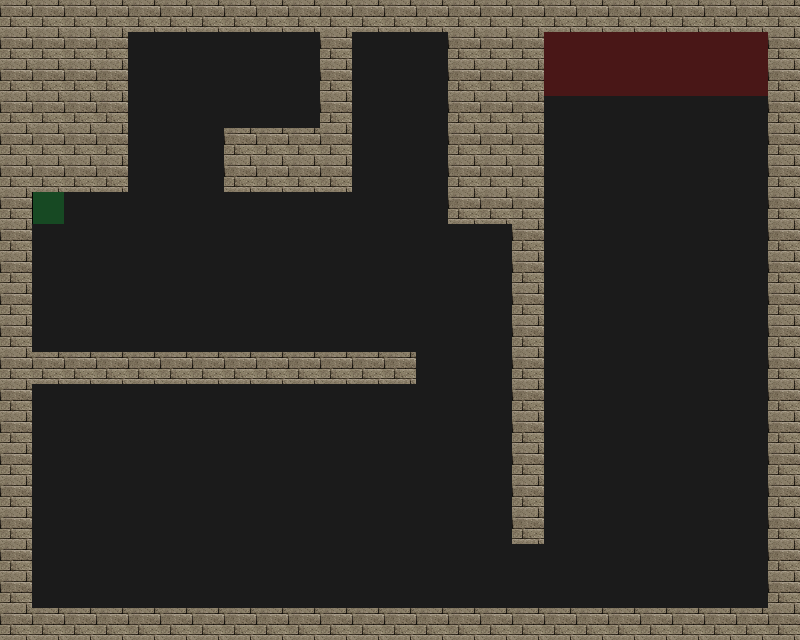

This is a level from a 2D game, rendered from its Tiled map with the project's own tilesets. A one-line summary and the complete map file follow:
An orthogonal 25x20 tile map with 32x32 px tiles, 4 tile layers (Road, Trap, Wall, Utility), 4 tilesets.

<map version="2017.05.16" orientation="orthogonal" renderorder="right-down" width="25" height="20" tilewidth="32" tileheight="32" nextobjectid="1">
 <tileset firstgid="1" source="tilesets/meta.tsx" />
 <tileset firstgid="3" source="tilesets/road.tsx" />
 <tileset firstgid="4" source="tilesets/traps.tsx" />
 <tileset firstgid="196" source="tilesets/wallsandroofs.tsx" />
 <layer name="Road" width="25" height="20">
  <data encoding="csv">
3,3,3,3,3,3,3,3,3,3,3,3,3,3,3,3,3,3,3,3,3,3,3,3,3,
3,3,3,3,3,3,3,3,3,3,3,3,3,3,3,3,3,3,3,3,3,3,3,3,3,
3,3,3,3,3,3,3,3,3,3,3,3,3,3,3,3,3,3,3,3,3,3,3,3,3,
3,3,3,3,3,3,3,3,3,3,3,3,3,3,3,3,3,3,3,3,3,3,3,3,3,
3,3,3,3,3,3,3,3,3,3,3,3,3,3,3,3,3,3,3,3,3,3,3,3,3,
3,3,3,3,3,3,3,3,3,3,3,3,3,3,3,3,3,3,3,3,3,3,3,3,3,
3,3,3,3,3,3,3,3,3,3,3,3,3,3,3,3,3,3,3,3,3,3,3,3,3,
3,3,3,3,3,3,3,3,3,3,3,3,3,3,3,3,3,3,3,3,3,3,3,3,3,
3,3,3,3,3,3,3,3,3,3,3,3,3,3,3,3,3,3,3,3,3,3,3,3,3,
3,3,3,3,3,3,3,3,3,3,3,3,3,3,3,3,3,3,3,3,3,3,3,3,3,
3,3,3,3,3,3,3,3,3,3,3,3,3,3,3,3,3,3,3,3,3,3,3,3,3,
3,3,3,3,3,3,3,3,3,3,3,3,3,3,3,3,3,3,3,3,3,3,3,3,3,
3,3,3,3,3,3,3,3,3,3,3,3,3,3,3,3,3,3,3,3,3,3,3,3,3,
3,3,3,3,3,3,3,3,3,3,3,3,3,3,3,3,3,3,3,3,3,3,3,3,3,
3,3,3,3,3,3,3,3,3,3,3,3,3,3,3,3,3,3,3,3,3,3,3,3,3,
3,3,3,3,3,3,3,3,3,3,3,3,3,3,3,3,3,3,3,3,3,3,3,3,3,
3,3,3,3,3,3,3,3,3,3,3,3,3,3,3,3,3,3,3,3,3,3,3,3,3,
3,3,3,3,3,3,3,3,3,3,3,3,3,3,3,3,3,3,3,3,3,3,3,3,3,
3,3,3,3,3,3,3,3,3,3,3,3,3,3,3,3,3,3,3,3,3,3,3,3,3,
3,3,3,3,3,3,3,3,3,3,3,3,3,3,3,3,3,3,3,3,3,3,3,3,3
</data>
 </layer>
 <layer name="Trap" width="25" height="20">
  <data encoding="csv">
0,0,0,0,0,0,0,0,0,0,0,0,0,0,0,0,0,0,0,0,0,0,0,0,0,
0,0,0,0,0,0,0,0,0,0,0,0,0,0,0,0,0,0,0,0,0,0,0,0,0,
0,0,0,0,0,0,0,0,0,0,0,0,0,0,0,0,0,0,0,0,0,0,0,0,0,
0,0,0,0,0,0,0,0,0,0,0,0,0,0,0,0,0,0,0,0,0,0,0,0,0,
0,0,0,0,0,0,0,0,0,0,0,0,0,0,0,0,0,0,0,0,0,0,0,0,0,
0,0,0,0,0,0,0,0,0,0,0,0,0,0,0,0,0,0,0,0,0,0,0,0,0,
0,0,0,0,0,0,0,0,0,0,0,0,0,0,0,0,0,0,0,0,0,0,0,0,0,
0,0,0,0,0,0,0,0,0,0,0,0,0,0,0,0,0,0,0,0,0,0,0,0,0,
0,0,0,0,0,0,0,0,0,0,0,0,0,0,0,0,0,0,0,0,0,0,0,0,0,
0,0,0,0,0,0,0,0,0,0,0,0,0,0,0,0,0,0,0,0,0,0,0,0,0,
0,0,0,0,0,0,0,0,0,0,0,0,0,0,0,0,0,0,0,0,0,0,0,0,0,
0,0,0,0,0,0,0,0,0,0,0,0,0,0,0,0,0,0,0,0,0,0,0,0,0,
0,0,0,0,0,0,0,0,0,0,0,0,0,0,0,0,0,0,0,0,0,0,0,0,0,
0,0,0,0,0,0,0,0,0,0,0,0,0,0,0,0,0,0,0,0,0,0,0,0,0,
0,0,0,0,0,0,0,0,0,0,0,0,0,0,0,0,0,0,0,0,0,0,0,0,0,
0,0,0,0,0,0,0,0,0,0,0,0,0,0,0,0,0,0,0,0,0,0,0,0,0,
0,0,0,0,0,0,0,0,0,0,0,0,0,0,0,0,0,0,0,0,0,0,0,0,0,
0,0,0,0,0,0,0,0,0,0,0,0,0,0,0,0,0,0,0,0,0,0,0,0,0,
0,0,0,0,0,0,0,0,0,0,0,0,0,0,0,0,0,0,0,0,0,0,0,0,0,
0,0,0,0,0,0,0,0,0,0,0,0,0,0,0,0,0,0,0,0,0,0,0,0,0
</data>
 </layer>
 <layer name="Wall" width="25" height="20">
  <data encoding="csv">
261,261,261,261,261,261,261,261,261,261,261,261,261,261,261,261,261,261,261,261,261,261,261,261,261,
261,261,261,261,0,0,0,0,0,0,261,0,0,0,261,261,261,0,0,0,0,0,0,0,261,
261,261,261,261,0,0,0,0,0,0,261,0,0,0,261,261,261,0,0,0,0,0,0,0,261,
261,261,261,261,0,0,0,0,0,0,261,0,0,0,261,261,261,0,0,0,0,0,0,0,261,
261,261,261,261,0,0,0,261,261,261,261,0,0,0,261,261,261,0,0,0,0,0,0,0,261,
261,261,261,261,0,0,0,261,261,261,261,0,0,0,261,261,261,0,0,0,0,0,0,0,261,
261,0,0,0,0,0,0,0,0,0,0,0,0,0,261,261,261,0,0,0,0,0,0,0,261,
261,0,0,0,0,0,0,0,0,0,0,0,0,0,0,0,261,0,0,0,0,0,0,0,261,
261,0,0,0,0,0,0,0,0,0,0,0,0,0,0,0,261,0,0,0,0,0,0,0,261,
261,0,0,0,0,0,0,0,0,0,0,0,0,0,0,0,261,0,0,0,0,0,0,0,261,
261,0,0,0,0,0,0,0,0,0,0,0,0,0,0,0,261,0,0,0,0,0,0,0,261,
261,261,261,261,261,261,261,261,261,261,261,261,261,0,0,0,261,0,0,0,0,0,0,0,261,
261,0,0,0,0,0,0,0,0,0,0,0,0,0,0,0,261,0,0,0,0,0,0,0,261,
261,0,0,0,0,0,0,0,0,0,0,0,0,0,0,0,261,0,0,0,0,0,0,0,261,
261,0,0,0,0,0,0,0,0,0,0,0,0,0,0,0,261,0,0,0,0,0,0,0,261,
261,0,0,0,0,0,0,0,0,0,0,0,0,0,0,0,261,0,0,0,0,0,0,0,261,
261,0,0,0,0,0,0,0,0,0,0,0,0,0,0,0,261,0,0,0,0,0,0,0,261,
261,0,0,0,0,0,0,0,0,0,0,0,0,0,0,0,0,0,0,0,0,0,0,0,261,
261,0,0,0,0,0,0,0,0,0,0,0,0,0,0,0,0,0,0,0,0,0,0,0,261,
261,261,261,261,261,261,261,261,261,261,261,261,261,261,261,261,261,261,261,261,261,261,261,261,261
</data>
 </layer>
 <layer name="Utility" width="25" height="20">
  <data encoding="csv">
0,0,0,0,0,0,0,0,0,0,0,0,0,0,0,0,0,0,0,0,0,0,0,0,0,
0,0,0,0,0,0,0,0,0,0,0,0,0,0,0,0,0,1,1,1,1,1,1,1,0,
0,0,0,0,0,0,0,0,0,0,0,0,0,0,0,0,0,1,1,1,1,1,1,1,0,
0,0,0,0,0,0,0,0,0,0,0,0,0,0,0,0,0,0,0,0,0,0,0,0,0,
0,0,0,0,0,0,0,0,0,0,0,0,0,0,0,0,0,0,0,0,0,0,0,0,0,
0,0,0,0,0,0,0,0,0,0,0,0,0,0,0,0,0,0,0,0,0,0,0,0,0,
0,2,0,0,0,0,0,0,0,0,0,0,0,0,0,0,0,0,0,0,0,0,0,0,0,
0,0,0,0,0,0,0,0,0,0,0,0,0,0,0,0,0,0,0,0,0,0,0,0,0,
0,0,0,0,0,0,0,0,0,0,0,0,0,0,0,0,0,0,0,0,0,0,0,0,0,
0,0,0,0,0,0,0,0,0,0,0,0,0,0,0,0,0,0,0,0,0,0,0,0,0,
0,0,0,0,0,0,0,0,0,0,0,0,0,0,0,0,0,0,0,0,0,0,0,0,0,
0,0,0,0,0,0,0,0,0,0,0,0,0,0,0,0,0,0,0,0,0,0,0,0,0,
0,0,0,0,0,0,0,0,0,0,0,0,0,0,0,0,0,0,0,0,0,0,0,0,0,
0,0,0,0,0,0,0,0,0,0,0,0,0,0,0,0,0,0,0,0,0,0,0,0,0,
0,0,0,0,0,0,0,0,0,0,0,0,0,0,0,0,0,0,0,0,0,0,0,0,0,
0,0,0,0,0,0,0,0,0,0,0,0,0,0,0,0,0,0,0,0,0,0,0,0,0,
0,0,0,0,0,0,0,0,0,0,0,0,0,0,0,0,0,0,0,0,0,0,0,0,0,
0,0,0,0,0,0,0,0,0,0,0,0,0,0,0,0,0,0,0,0,0,0,0,0,0,
0,0,0,0,0,0,0,0,0,0,0,0,0,0,0,0,0,0,0,0,0,0,0,0,0,
0,0,0,0,0,0,0,0,0,0,0,0,0,0,0,0,0,0,0,0,0,0,0,0,0
</data>
 </layer>
</map>
